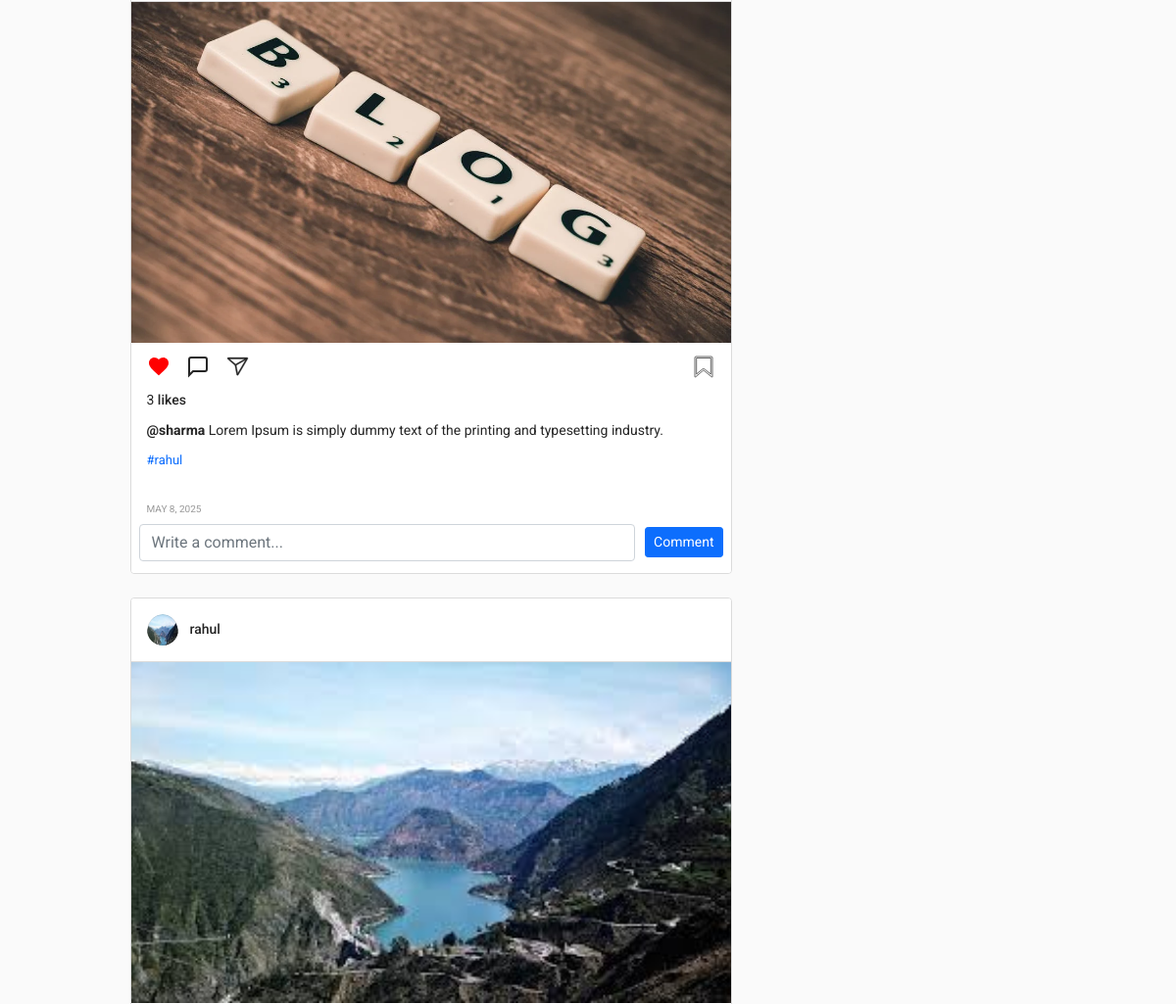
The page / (signed in, middle part) on the database as committed earlier.
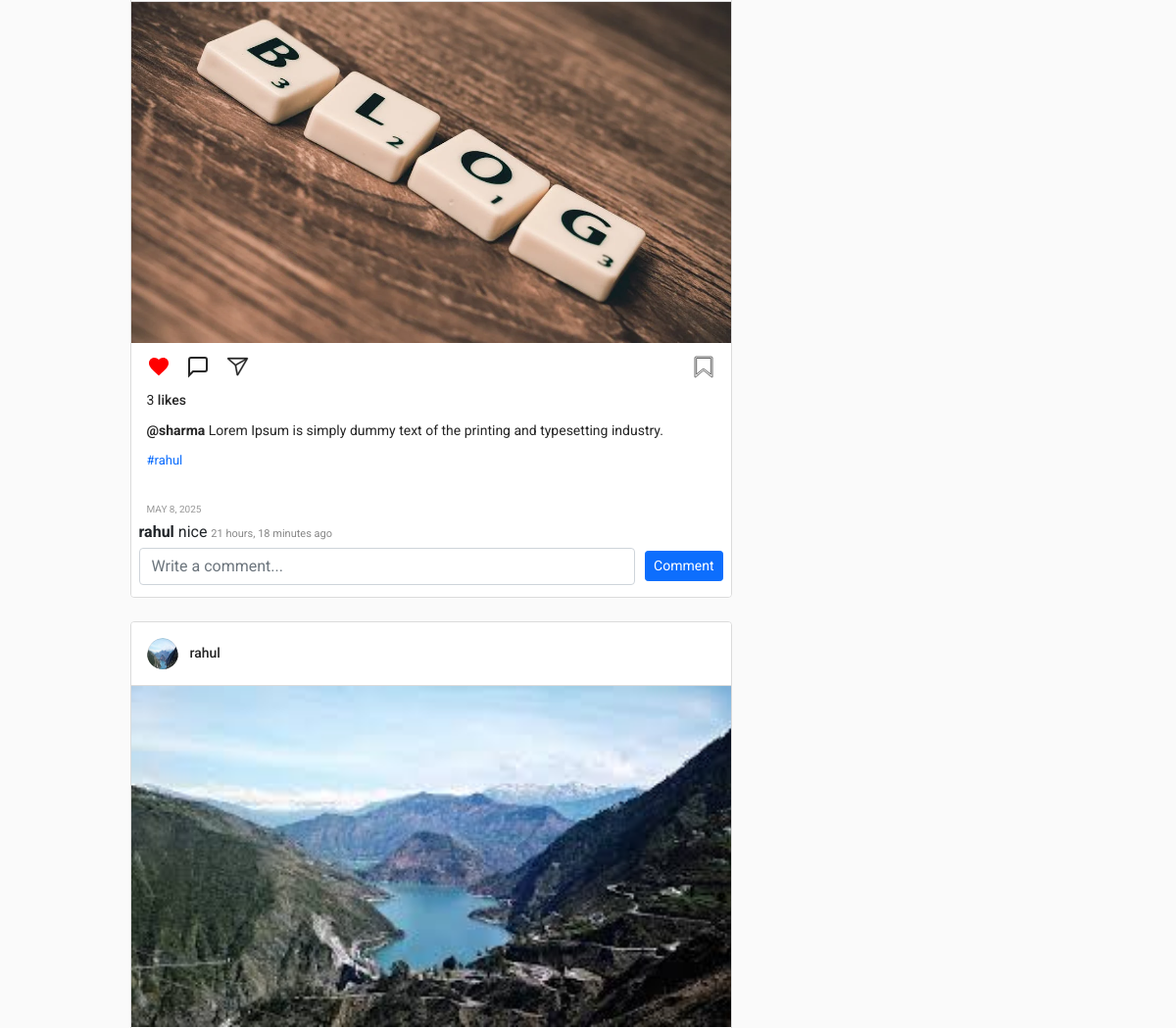
The same page on the database as committed later.
### post/models.py (models this page shows, shortened)
class Post(models.Model):
    id = models.UUIDField(primary_key=True, default=uuid.uuid4, editable=False)
    picture = models.ImageField(upload_to=user_directory_path, verbose_name="Picture")
    caption = models.CharField(max_length=10000, verbose_name="Caption")
    posted = models.DateField(auto_now_add=True)
    tags = models.ManyToManyField(Tag, related_name="tags")
    user = models.ForeignKey(User, on_delete=models.CASCADE)
    likes = models.IntegerField(default=0)

class Tag(models.Model):
    title = models.CharField(max_length=75, verbose_name='Tag')
    slug = models.SlugField(null=False, unique=True, default=uuid.uuid1)
    class Meta:
        verbose_name = 'Tag'
        verbose_name_plural = 'Tags'
    def get_absolute_url(self):
        return reverse('tags', args=[self.slug])
    def __str__(self):
        return self.title

### authy/models.py (models this page shows, shortened)
class Profile(models.Model):
    user = models.OneToOneField(User, related_name='profile', on_delete=models.CASCADE)
    image = models.ImageField(upload_to="profile_pciture", null=True, default="default.jpg")
    first_name = models.CharField(max_length=200, null=True, blank=True)
    last_name = models.CharField(max_length=200, null=True, blank=True)
    bio = models.CharField(max_length=200, null=True, blank=True)
    location = models.CharField(max_length=200, null=True, blank=True)
    url = models.URLField(max_length=200, null=True, blank=True)
    favourite = models.ManyToManyField(Post, blank=True)
    blocked_users = models.ManyToManyField('self', symmetrical=False, related_name='blocked_by')
    last_active = models.DateTimeField(null=True, blank=True)
    @property
    def is_online(self):
        if self.last_active:
            return (timezone.now() - self.last_active).total_seconds() < 300  # 5 minutes
        return False
    def save(self, *args, **kwargs):
        super().save(*args, **kwargs)
        img = Image.open(self.image.path)
        if img.height > 300 or img.width > 300:
            output_size = (300, 300)
            img.thumbnail(output_size)
            img.save(self.image.path)

### comment/models.py (models this page shows, shortened)
class Comment(models.Model):
    post = models.ForeignKey(Post, on_delete=models.CASCADE, related_name="comment")
    user = models.ForeignKey(User, on_delete=models.CASCADE)
    body = models.TextField()
    date = models.DateTimeField(auto_now_add=True, null=True)

### post/views.py (the view, shortened to what this page needs)
# urls.py: path('', index, name='index'),
@login_required
def index(request):
    user = request.user
    all_users = User.objects.all()
    for other_user in all_users:
        if other_user != user:
            other_user.is_followed = Follow.objects.filter(following=other_user, follower=user).exists()
    my_active_stories = Story.objects.filter(user=user, expires_at__gt=timezone.now()).order_by('-uploaded_at')
    stories = Story.objects.filter(expires_at__gt=timezone.now()).order_by('-uploaded_at')
    followed_users = Follow.objects.filter(follower=request.user).values_list('following', flat=True)
    posts = Post.objects.filter(Q(user__in=followed_users) | Q(user=request.user)).order_by('-posted')
    for post in posts:
        post.liked = Likes.objects.filter(user=user, post=post).exists()
    share_users = User.objects.exclude(id=request.user.id)
    unread_messages = Message.objects.filter(user=request.user, is_read=False).count()
    notification_count = Notification.objects.filter(user=request.user, is_seen=False).count()
    favourite_ids = request.user.profile.favourite.values_list('id', flat=True)
    latest_comments = {}
    comment_counts = {}
    comment_forms = {}
    for post in posts:
        comments_qs = Comment.objects.filter(post=post).order_by('-date')
        latest_comments[post.id] = list(comments_qs[:3])
        comment_counts[post.id] = comments_qs.count()
        comment_forms[post.id] = NewCommentForm()
    context = {
        'post_items': posts,
        'all_users': all_users,
        'share_users': share_users,
        'unread_messages': unread_messages,
        'notification_count': notification_count,
        'stories': stories,
        'my_active_stories': my_active_stories,
        'favourite_ids': list(favourite_ids),  # ✅ Added here
        'latest_comments': latest_comments,
        'comment_counts': comment_counts,
        'comment_forms': comment_forms,
    }
    template = loader.get_template('index.html')
    return HttpResponse(template.render(context, request))

### Django_Instagram/context_processors.py (called while the page is built)
def unread_messages(request):
    if request.user.is_authenticated:
        unread_count = Message.objects.filter(user=request.user, is_read=False).count()
        print(f"User {request.user.username} has {unread_count} unread messages")
        return {'unread_messages': unread_count}
    return {'unread_messages': 0}

### notification/views.py (called while the page is built)
def notification_count(request):
    if request.user.is_authenticated:
        count = Notification.objects.filter(user=request.user, is_seen=False).count()
        return {'notification_count': count}
    return {'notification_count': 0}

### post/templatetags/custom_filters.py (called while the page is built)
@register.filter
def get_item(dictionary, key):
    return dictionary.get(key)

### templates/index.html (shortened to what the changed rows need)
{% extends 'base.html' %}
{% load static %}
{% load custom_filters %}
{% block content %}
<main class="main-container">
    <section class="content-container">
        <div class="content">
            <div class="posts">
                {% for post in post_items %}
                <article class="post">
                    <div class="post__header">
                        <div class="post__profile">
                            {% if post.user.profile.image %}
                                <a href="{{ post.user.profile.image.url }}" class="post__avatar">
                                    <div style="position: relative; display: inline-block;">
                                        <img src="{{ post.user.profile.image.url }}" class="rounded-circle mr-1" alt="img" width="40" height="40">
                                    </div>
                                </a>
                            {% endif %}
                            <a href="{{ post.user.username }}" class="post__user">{{ post.user.username }}</a>
                        </div>
                    </div>
                    <div class="post__content">
                        <div class="post__medias">
                            <a href="{% url 'post-details' post.id %}">
                                <img class="post__media" src="{{ post.picture.url }}" alt="Post Content" style="width: 700px; height: 348px; object-fit: cover;">
                            </a>
                        </div>
                    </div>
                    <div class="post__footer">
                        <div class="post__buttons">
                            <a href="{% url 'like' post.id %}" class="post__button">
                                {% if post.liked %}
                                    <svg width="24" height="24" viewBox="0 0 24 24" fill="red" xmlns="http://www.w3.org/2000/svg">
                                        <path d="M12 21.35l-1.45-1.32C5.4 15.36 2 12.28 2 8.5 2 5.42 4.42 3 7.5 3c1.74 0 3.41 0.81 4.5 2.09C13.09 3.81 14.76 3 16.5 3 19.58 3 22 5.42 22 8.5c0 3.78-3.4 6.86-8.55 11.54L12 21.35z"/>
                                    </svg>
                                {% endif %}
                            </a>
                            <a href="{% url 'post-details' post.id %}" class="post__button">
    <svg width="24" height="24" viewBox="0 0 24 24" fill="none" stroke="var(--text-dark)" stroke-width="2" xmlns="http://www.w3.org/2000/svg">
        <path d="M21 15a2 2 0 0 1-2 2H7l-4 4V5a2 2 0 0 1 2-2h14a2 2 0 0 1 2 2z"/>
    </svg>
</a>
<button class="post__button" data-bs-toggle="modal" data-bs-target="#shareModal{{ post.id }}">
</button>
<a href="{% url 'favourite' post.id %}" class="post__button post__button--align-right" id="save-post-{{ post.id }}" data-post-id="{{ post.id }}">
</a>
                        </div>
                        <div class="post__infos">
                            <div class="post__likes">
                                <span>{{ post.likes }} <a class="post__name--underline" href="#">likes</a></span>
                            </div>
                            <div class="post__description">
                                <span>
                                    <a class="post__name--underline" href="#"><b>@{{ post.user.username }}</b></a>
                                    {{ post.caption }}
                                </span>
                            </div>
                            <p style="font-size: 13px;">
                                {% for tag in post.tags.all %}
                                    <a href="{{ tag.get_absolute_url }}" style="text-decoration: none;">#{{ tag }}</a>
                                {% endfor %}
                            </p>
                            <span class="post__date-time">{{ post.posted }}</span>
                        </div>
                        <div class="post__comments">
                            {% if latest_comments and latest_comments|get_item:post.id %}
                                {% for comment in latest_comments|get_item:post.id %}
                                    <div class="post__comment">
                                        <b>{{ comment.user.username }}</b> {{ comment.body|linebreaksbr }}
                                        <span style="font-size:11px;color:#888;">{{ comment.date|timesince }} ago</span>
                                    </div>
                                {% endfor %}
                            {% endif %}
                        </div>
                        <div class="post__add-comment">
                            <form method="post" action="{% url 'add-comment' post.id %}" style="display: flex; align-items: center; gap: 10px;">
                                {% if comment_forms and comment_forms|get_item:post.id %}
                                    {{ comment_forms|get_item:post.id }}
                                {% else %}
                                    <input type="text" name="body" placeholder="Add a comment..." class="form-control" required style="width:80%;display:inline-block;">
                                {% endif %}
                                <button type="submit" class="btn btn-primary btn-sm">Comment</button>
                            </form>
                        </div>
                    </div>
                </article>
                {% endfor %}
            </div>
        </div>
    </section>
</main>
{% endblock content %}

Rows that differ between the two databases and show on the page:
added Comment: user.username "rahul", body "nice", date "21 hours, 18 minutes", shown under Post "Lorem Ipsum is simply dummy text of the printing and typesetting industry."
